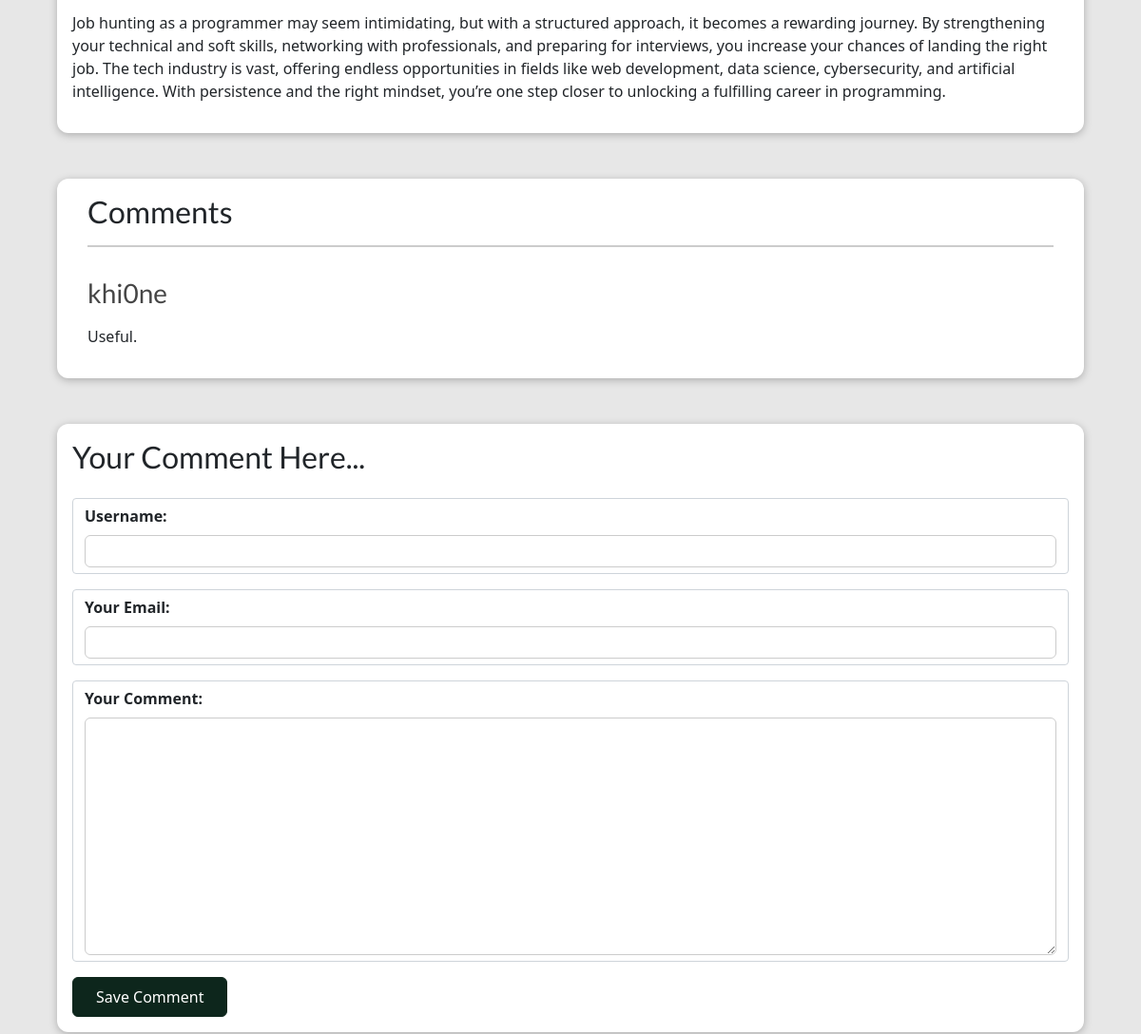
/blog/posts/programming-job-hunt (middle part), run on an earlier commit of the app's database.
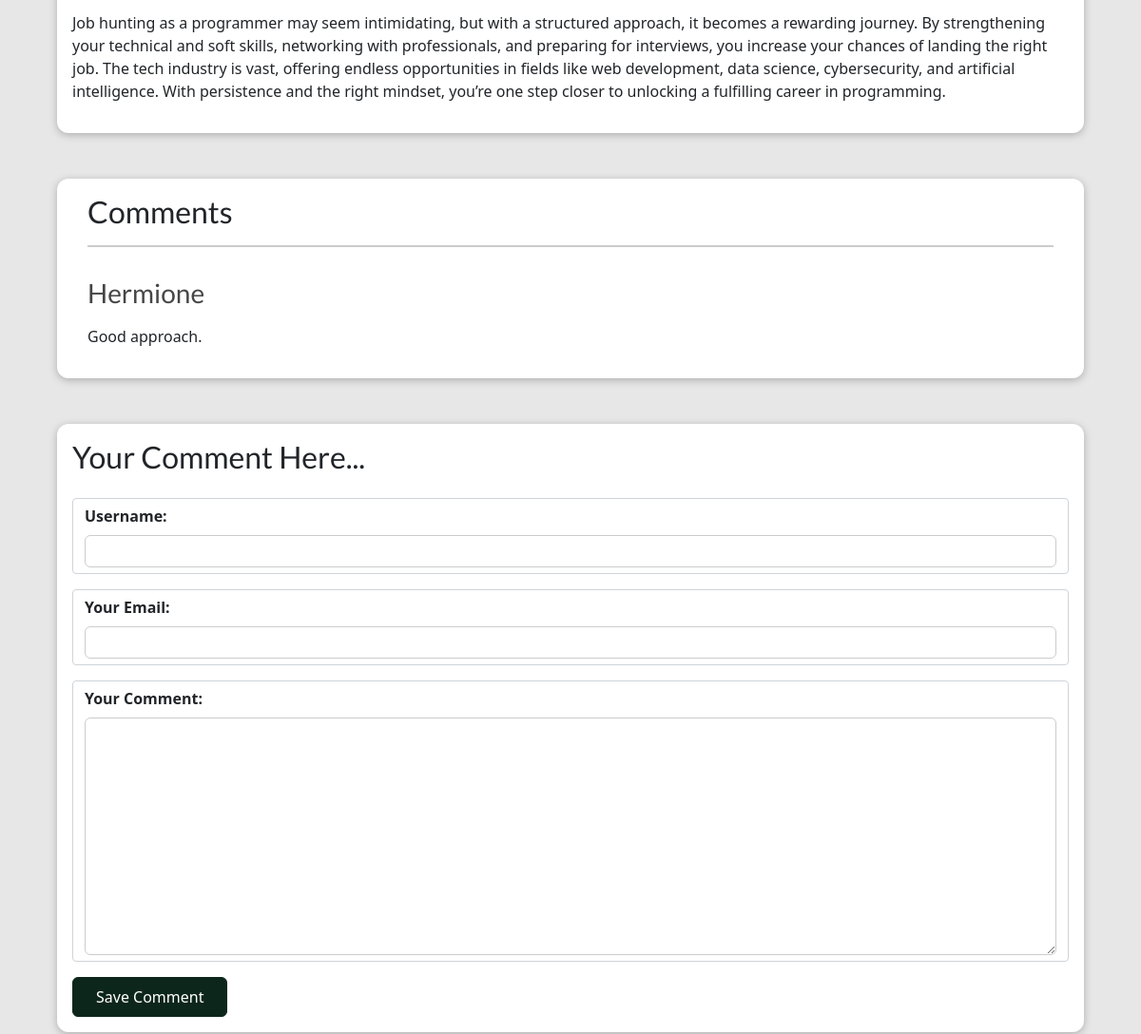
And on a later commit of the database.
### blog/models.py (models this page shows, shortened)
class Post(models.Model):
    title = models.CharField(max_length=150)
    excerpt = models.CharField(max_length=200)
    image = models.ImageField(upload_to="posts", null=True)
    date = models.DateField(auto_now=True)
    slug = models.SlugField(unique=True, db_index=True)
    content = models.TextField(validators=[MinLengthValidator(10)])
    author = models.ForeignKey(
        Author, null=True, on_delete=models.SET_NULL, related_name="posts")
    tags = models.ManyToManyField(Tag)

class Comment(models.Model):
    username = models.CharField(max_length=120)
    user_email = models.EmailField()
    text = models.TextField(max_length=400)
    post = models.ForeignKey(Post, on_delete=models.CASCADE, related_name="comments")

### blog/views.py (the view, shortened to what this page needs)
# urls.py: path("posts/<slug:slug>", views.SinglePostView.as_view(), name="post-detail-page"),
class SinglePostView(View):
    def is_stored_post(self, request, post_id):
        stored_posts = request.session.get("stored_posts")
        if stored_posts is not None:
            is_saved_for_later = post_id in stored_posts
        else:
            is_saved_for_later = False
        return is_saved_for_later
    def get(self, request, slug):
        post = Post.objects.get(slug=slug)
        context = {
            "post": post,
            "post_tags": post.tags.all(),
            "comment_form": CommentForm(),
            "comments": post.comments.all().order_by("-id"),
            "saved_for_later": self.is_stored_post(request, post.id),
        }
        return render(request, "blog/post-detail.html", context)

### blog/forms.py
class CommentForm(forms.ModelForm):
    class Meta:
        model = Comment
        exclude = ["post"]
        labels = {
            "user_name": "Your Name",
            "user_email": "Your Email",
            "text": "Your Comment"
        }

### blog/models.py (called while the page is built)
    def __str__(self):
        return self.caption

    def full_name(self):
        return f"{self.first_name} {self.last_name}"

    def __str__(self):
        return self.full_name()

### blog/templates/blog/post-detail.html (shortened to what this page needs)
{% extends "base.html" %}
{% load static %}
{% block css_files %}
  <link rel="stylesheet" href="{% static "/blog/post-detail.css" %}"/>
{% endblock %}
{% block content %}
  <main>
    {{ post.content|linebreaks }}
  </main>
  <section id="comments">
    <h2>Comments</h2>
    {% if post.comments.count == 0 %}
      <p>No comments yet. Be the first to comment!</p>
    {% else %}
      <ul>
        {% for comment in comments %}
          <li>
            <h3>{{ comment.username }}</h3>
            <p>{{ comment.text|linebreaks }}</p>
          </li>
        {% endfor %}
      </ul>
    {% endif %}
  </section>
  <section id="comment-form">
    <h2>Your Comment Here...</h2>
    <form action="{% url "post-detail-page" post.slug %}" method="post">
      {% for form_field in comment_form %}
        <div class="form-control {% if form_field.errors %}invalid{% endif %}">
          {{ form_field.label_tag }}
          {{ form_field }}
        </div>
      {% endfor %}
      <button>Save Comment</button>
    </form>
  </section>
{% endblock %}

### templates/base.html (shortened to what this page needs)
{% load static %}
<!DOCTYPE html>
<html lang="en">
  <head>
    <link rel="stylesheet" href="{% static "app.css" %}"/>
    <link href="https://cdn.jsdelivr.net/npm/bootstrap-icons/font/bootstrap-icons.css" rel="stylesheet">
    <link href="https://cdn.jsdelivr.net/npm/bootstrap@5.0.2/dist/css/bootstrap.min.css" rel="stylesheet"
>
      <link rel="stylesheet" href="https://cdn.jsdelivr.net/npm/bootstrap-icons@1.11.3/font/bootstrap-icons.min.css">
    {% block css_files %}{% endblock %}
  </head>
  <body>
    <section id="content">
      {% block content %}{% endblock %}
    </section>
  </body>
</html>

### static/app.css (style rules this page uses)
* { box-sizing: border-box; }
html { font-family: 'Open Sans', 'Lato', sans-serif; }
body { margin: 0; }
h1, h2, h3 { font-family: 'Lato', sans-serif; font-weight: bold; }

### blog/static/blog/post-detail.css (style rules this page uses)
body { background-color: #e7e7e7; }
main { width: 90%; max-width: 90rem; margin: 3rem auto; background-color: white; padding: 1rem; border-radius: 12px; box-shadow: 0 2px 8px rgba(0, 0, 0, 0.25); }
#comment-form { margin: 3rem auto; width: 90%; max-width: 90rem; border-radius: 12px; background-color: white; box-shadow: 0 2px 8px rgba(0, 0, 0, 0.25); padding: 1rem; }
#comment-form h2 { padding-bottom: 1rem; }
#comment-form button { font: inherit; background-color: #0D261C; color: white; border: 1px solid #0D261C; padding: 0.5rem 1.5rem; border-radius: 6px; cursor: pointer; }
.form-control { margin-bottom: 1rem; }
.form-control label { font-weight: bold; margin-bottom: 0.5rem; display: block; }
.form-control input, .form-control textarea { display: block; width: 100%; font: inherit; padding: 0.25rem; border-radius: 6px; border: 1px solid #ccc; }
#comments { margin: 3rem auto; width: 90%; max-width: 90rem; border-radius: 12px; background-color: white; box-shadow: 0 2px 8px rgba(0, 0, 0, 0.25); padding: 1rem 2rem; }
#comments h2 { margin-bottom: 2rem; padding-bottom: 1rem; border-bottom: 2px solid #cccccc; }
#comments h3 { color: #464646; }
#comments ul { list-style: none; padding: 0; margin: 0; }
#comments li { margin-bottom: 1rem; border-bottom: 1px solid #ccc; }
#comments li:last-of-type { border-bottom: none; }

What changed in the data, as far as the page shows it:
removed Comment: username "khi0ne", text "Useful."
added Comment: username "Hermione", text "Good approach."
